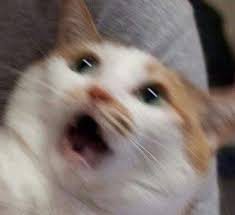
#> input picture img_cat.jpg, 235 x 215 px
$ jupyter execute 'final (2).ipynb'
#> lines starting #> are read from the running program, lines starting #| are printed output that depends on the picture
[cell 1]
import cv2
from PIL import Image, ImageEnhance
from matplotlib import pyplot as plt

[cell 2]
#讀取影像
img = Image.open("img_cat.jpg")
#> img is the input picture: PIL image 235x215 RGB; mean R, G, B 130.2, 118.6, 113.1

# 調整亮度
brightness = ImageEnhance.Brightness(img)

output_a = brightness.enhance(5)         # 提高亮度
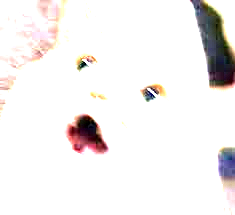
#> output_a: PIL image 235x215 RGB; mean R, G, B 242.2, 238.9, 238.2
output_b = brightness.enhance(0.5)      # 降低亮度
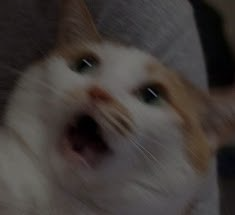
#> output_b: PIL image 235x215 RGB; mean R, G, B 64.8, 59, 56.3

plt.figure(figsize=(20,15))
plt.subplot(2,4,1)
plt.imshow(img)
plt.title('Original')
plt.subplot(2,4,2)
plt.imshow(output_a)
plt.title('brightness:5')
plt.subplot(2,4,3)
plt.imshow(output_b)
plt.title('brightness:0.5')
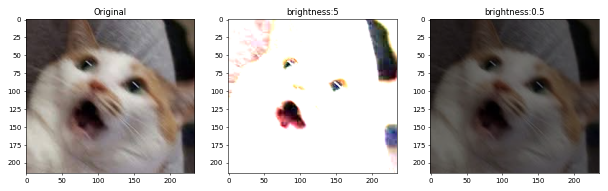
#> figure drawn by matplotlib, 3 panels

[cell 3]
#讀取影像
img = Image.open("img_cat.jpg")

# 調整對比
contrast = ImageEnhance.Contrast(img)

output_a = contrast.enhance(5)           # 提高對比
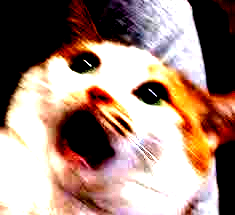
#> output_a: PIL image 235x215 RGB; mean R, G, B 162.2, 135.3, 123.8
output_b = contrast.enhance(0.5)        # 降低對比
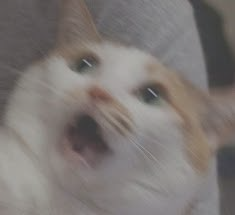
#> output_b: PIL image 235x215 RGB; mean R, G, B 125.3, 119.5, 116.8

plt.figure(figsize=(20,15))
plt.subplot(2,4,1)
plt.imshow(img)
plt.title('Original')
plt.subplot(2,4,2)
plt.imshow(output_a)
plt.title('contrast:5')
plt.subplot(2,4,3)
plt.imshow(output_b)
plt.title('contrast:0.5')

[cell 4]
#讀取影像
img = Image.open("img_cat.jpg")

# 調整飽和度
color = ImageEnhance.Contrast(img)

output_a = color.enhance(5)          # 提高飽和度
output_b = color.enhance(0.1)       # 降低飽和度
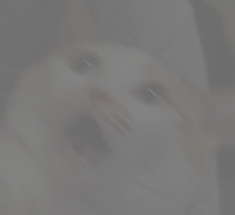
#> output_b: PIL image 235x215 RGB; mean R, G, B 121.5, 120.3, 119.8

plt.figure(figsize=(20,15))
plt.subplot(2,4,1)
plt.imshow(img)
plt.title('Original')
plt.subplot(2,4,2)
plt.imshow(output_a)
plt.title('color:5')
plt.subplot(2,4,3)
plt.imshow(output_b)
plt.title('color:0.1')

[cell 5]
#讀取影像
img = Image.open("img_cat.jpg")

# 調整銳利度
sharpness = ImageEnhance.Color(img)

output_a = sharpness.enhance(15)        # 提高銳利度
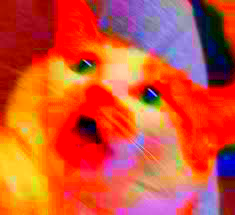
#> output_a: PIL image 235x215 RGB; mean R, G, B 208, 82.5, 55.1
output_b = sharpness.enhance(0)         # 降低銳利度
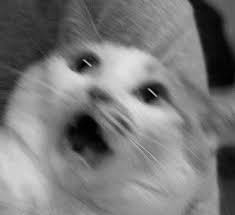
#> output_b: PIL image 235x215 RGB; min 0, max 229, mean 121.4

plt.figure(figsize=(20,15))
plt.subplot(2,4,1)
plt.imshow(img)
plt.title('Original')
plt.subplot(2,4,2)
plt.imshow(output_a)
plt.title('sharpness:15')
plt.subplot(2,4,3)
plt.imshow(output_b)
plt.title('sharpness:0')

$ run again, with old_img.jpg copied over img_cat.jpg
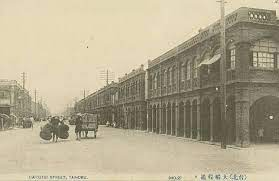
#> input picture old_img.jpg, 279 x 181 px
#> img is the input picture: PIL image 279x181 RGB; mean R, G, B 180.2, 170.3, 144.7
#> `output_a = sharpness.enhance(15)`:
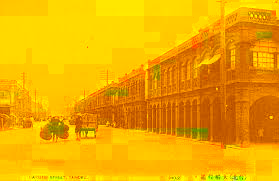
#> output_a: PIL image 279x181 RGB; mean R, G, B 239.9, 170.4, 0
#> `output_b = sharpness.enhance(0)`:
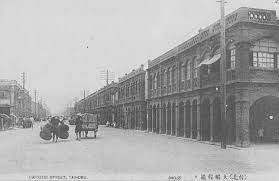
#> output_b: PIL image 279x181 RGB; min 57, max 252, mean 170.3
